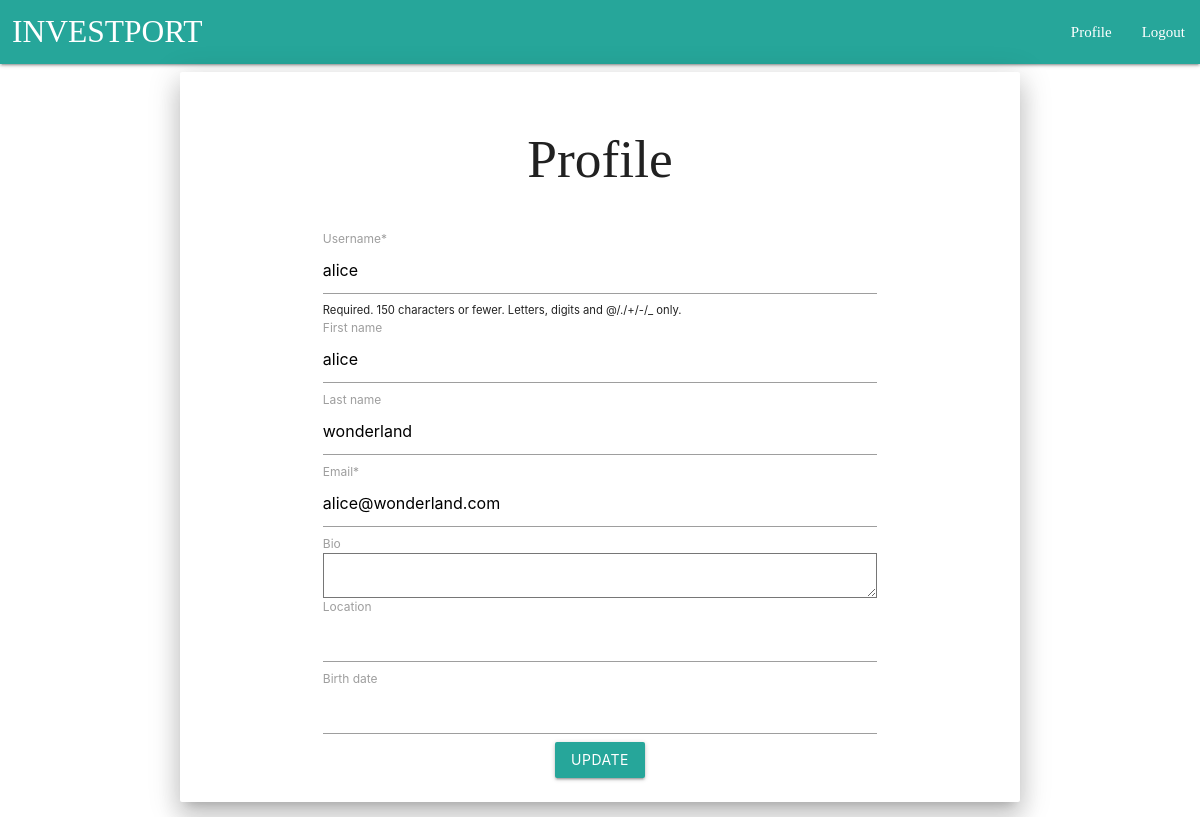
The page /profile/ (signed in) on the database as committed earlier.
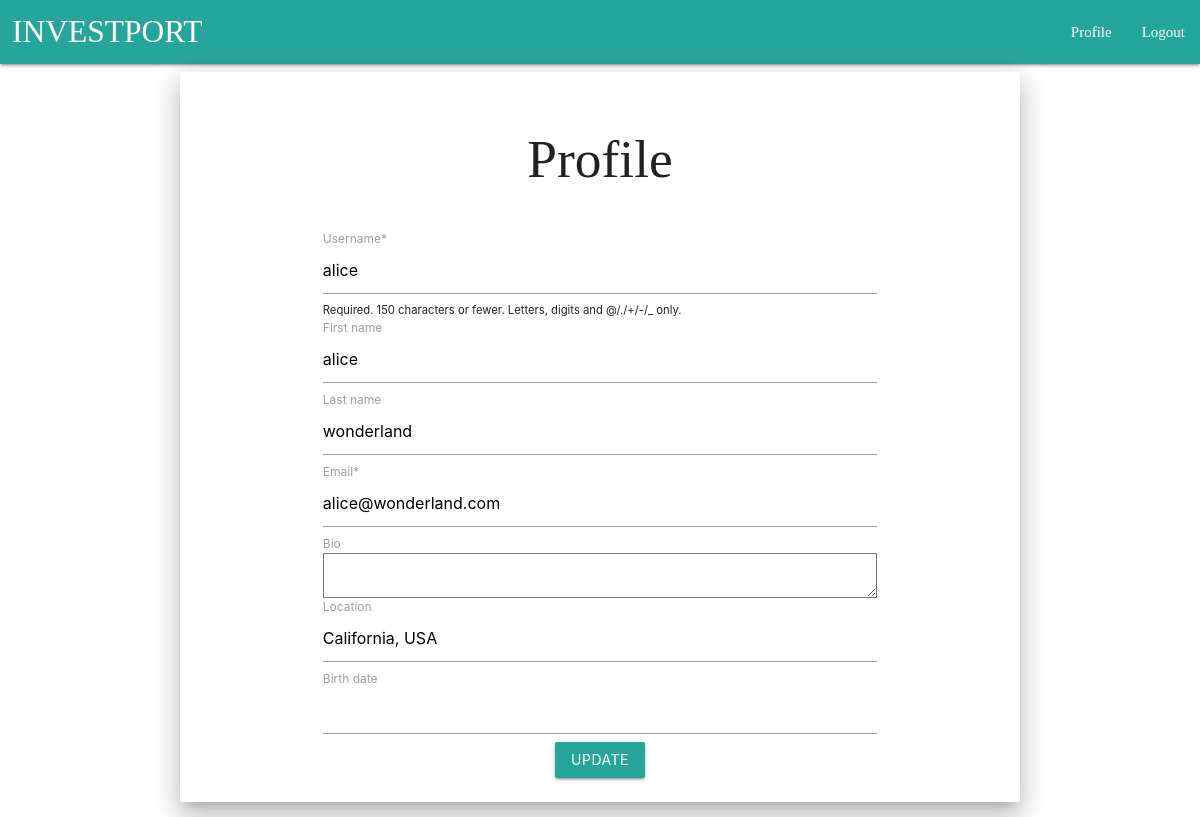
The same page on the database as committed later.
### investport/models.py (models this page shows, shortened)
class Profile(models.Model):
    user = models.OneToOneField(User, on_delete=models.CASCADE)
    bio = models.TextField(max_length=500, blank=True)
    location = models.CharField(max_length=30, blank=True)
    birth_date = models.DateField(null=True, blank=True)

### investport/views.py (the view)
# urls.py: path('profile/', views.profile, name='profile'),
@login_required
def profile(request):
    if request.method == 'POST':
        u_form = forms.UserUpdateForm(request.POST, instance=request.user)
        p_form = forms.ProfileUpdateForm(request.POST, request.FILES, instance=request.user.profile)
        if u_form.is_valid() and p_form.is_valid():
            u_form.save()
            p_form.save()
            messages.success(request, f'Your account has been updated!')
            return redirect('profile')
    else:
        u_form = forms.UserUpdateForm(instance=request.user)
        p_form = forms.ProfileUpdateForm(instance=request.user.profile)
    context = {
        'u_form': u_form,
        'p_form': p_form
    }
    return render(request, 'investport/profile.html', context)

### investport/forms.py
class UserUpdateForm(forms.ModelForm):
    email = forms.EmailField()
    class Meta:
        model = User
        fields = ['username', 'first_name', 'last_name', 'email']

class ProfileUpdateForm(forms.ModelForm):
    class Meta:
        model = Profile
        fields = ['bio', 'location', 'birth_date']

### templates/investport/profile.html (shortened to what this page needs)
{% extends 'base.html' %}
{% load crispy_forms_tags %}
{% block content %}
<div class="container">
    <div>
       <form class="col s12" method="post">
        <div class="card-panel z-depth-4">
            <br>
            <div class="row" style="margin-top: -3%">
                <h2 class="center" style="font-family:Bradley Hand">Profile</h2>
            </div>
            <div class="container">
                {{u_form|crispy}}
                {{p_form|crispy}}
            </div>
            <div class="form-group center">
                <button class="btn btn-outline-info" type="submit">Update</button>
            </div>
        </div>
    </form>
    </div>
</div>
{% endblock %}

### templates/base.html (shortened to what this page needs)
{% load static %}
<html lang="en">
<head>
    <link rel="stylesheet" type="text/css" href="{% static 'css/style.css' %}"/>
    <link rel="stylesheet" href="https://cdnjs.cloudflare.com/ajax/libs/materialize/1.0.0/css/materialize.min.css">
</head>
<body>
<nav class="nav-back-col">
    <div class="container-fluid nav-wrapper">
        <a href="/" class="brand-logo nav-move-name" style="font-family:Bradley Hand">INVESTPORT</a>
        <ul id="nav-mobile" class="right">
            {% if user.is_authenticated %}
            <li style="font-family:Bradley Hand"><a class="nav-item nav-link" href="{% url 'profile' %}">Profile</a></li>
            <li style="font-family:Bradley Hand"><a class="nav-item nav-link" href="{% url 'logout' %}">Logout</a></li>
            {% else %}
            <li style="font-family:Bradley Hand"><a class="nav-item nav-link" href="{% url 'login' %}">Login</a></li>
            <li style="font-family:Bradley Hand"><a class="nav-item nav-link" href="{% url 'register' %}">Register</a></li>
            {% endif %}
        </ul>
    </div>
</nav>
<div class="container-fluid">
    {% block content %}
    {% endblock content %}
</div>
</body>
</html>

### static/css/style.css (style rules this page uses)
.nav-back-col { background-color: #26a69a; }
.nav-move-name { margin-left: 1%; }

### templates/base.html (style rules this page uses)
body { background-image: url('https://wallpaperaccess.com/full/143729.jpg'); background-repeat: no-repeat; background-attachment: fixed; background-size: cover; }

Rows that differ between the two databases and show on the page:
changed Profile: location (not shown) → "California, USA"
